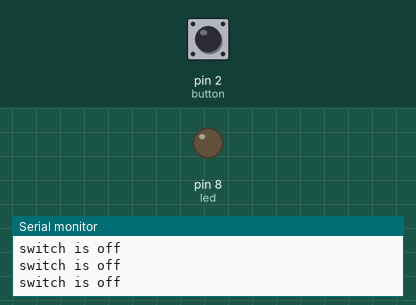
Recording of a sketch running on a simulated Arduino Uno, built with avr-gcc and run on an emulated ATmega328P. Shown: output pins drawn as LEDs (lit = HIGH), the last lines printed to the serial monitor. Dashed ring = blinking. The inputs (shaded band) are chosen by the test bench; at power-on: pin 2 (button) LOW.

Above: at 1.2 s.
1.3 s: pin 2 (button) pulled HIGH for 0.15 s
At 1.39 s:
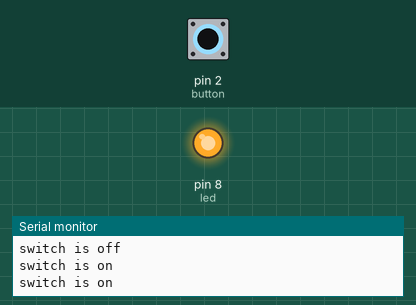
2.9 s: pin 2 (button) pulled HIGH for 1 s
At 4.4 s:
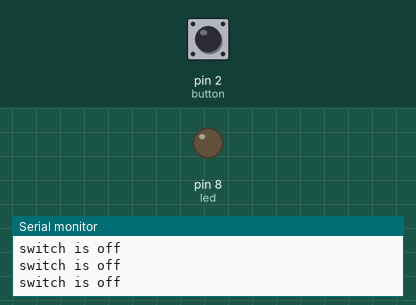
6.9 s: pin 2 (button) pulsed HIGH 2 times (0.12 s each, 0.3 s apart)
At 6.98 s:
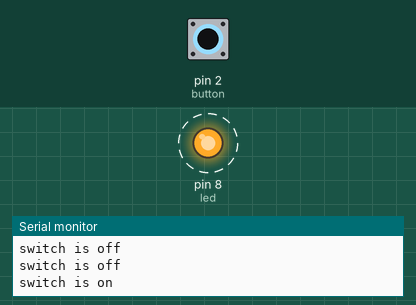
10.5 s: pin 2 (button) driven HIGH
At 11.6 s:
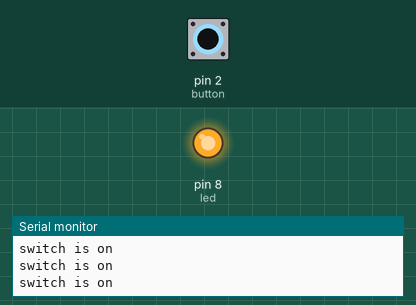
13.5 s: pin 2 (button) driven LOW
At 13.9 s:
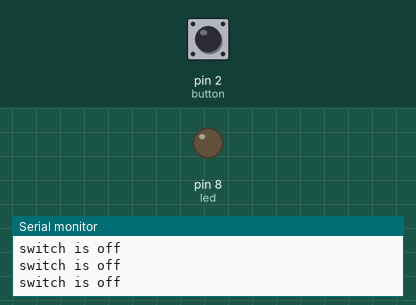
Timing chart, 0 to 16.0 s (numbered marks = the images above; inputs shaded):
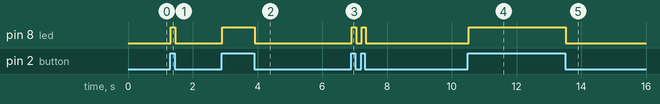

Measured:
- after the input at 1.3 s, pin 8 (led): LOW → HIGH at once, → LOW 0.15 s later
- after the input at 2.9 s, pin 8 (led): LOW → HIGH at once, → LOW 1.0 s later
- after the input at 6.9 s, pin 8 (led): alternates HIGH for 0.12 s and LOW for 0.17 s, 4 changes in all, then stays LOW, starting at once
- after the input at 10.5 s, pin 8 (led): LOW → HIGH at once
- after the input at 13.5 s, pin 8 (led): HIGH → LOW at once

The sketch:

sketch_button_and_led.ino
```cpp
int button = 2;
int led = 8;

void setup() {
  pinMode(led, OUTPUT);
  pinMode(button, INPUT);
  Serial.begin(9600);
}

void loop() {
  if (digitalRead(button) == HIGH) {
    Serial.println("switch is on");
    digitalWrite(led, HIGH);
  }
  else {
    Serial.println("switch is off");
    digitalWrite(led, LOW);
  }
}
```
